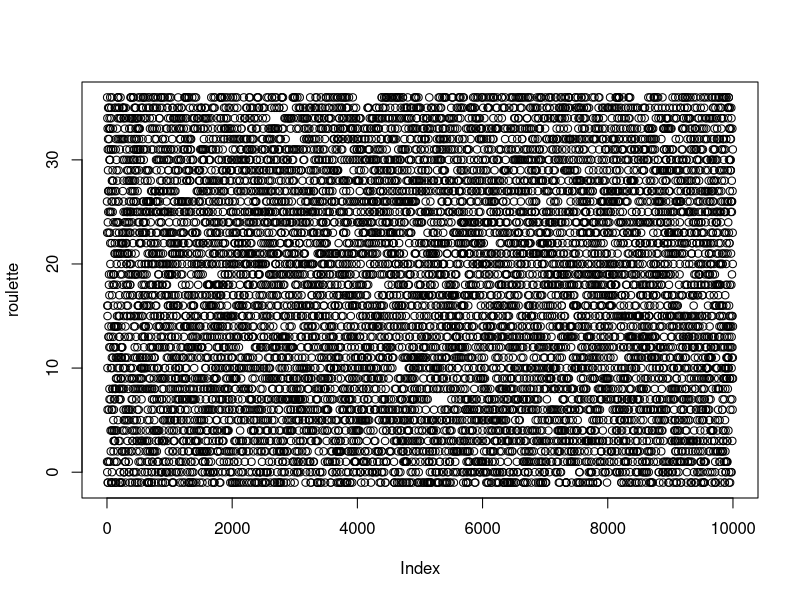
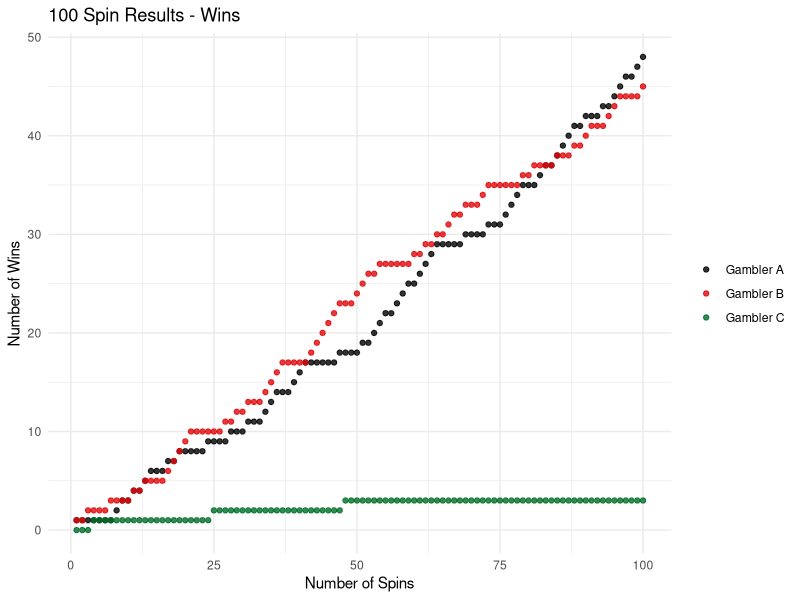
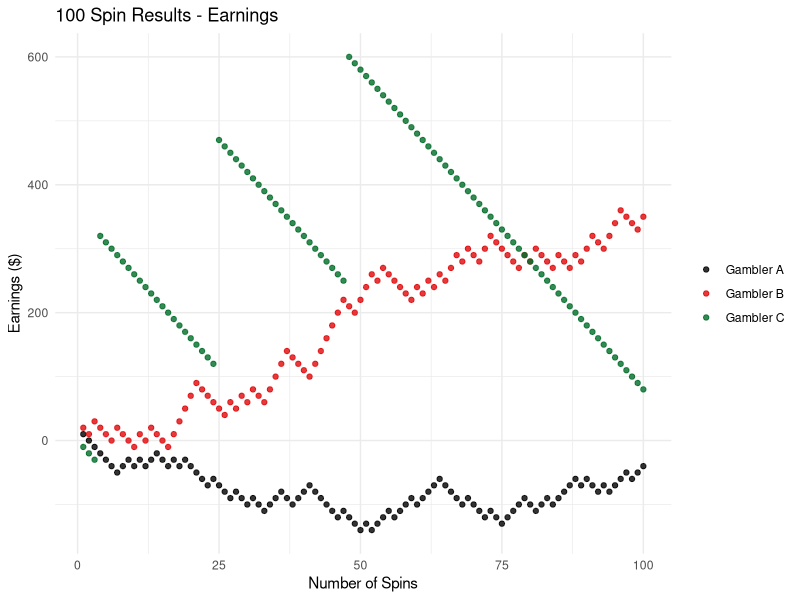
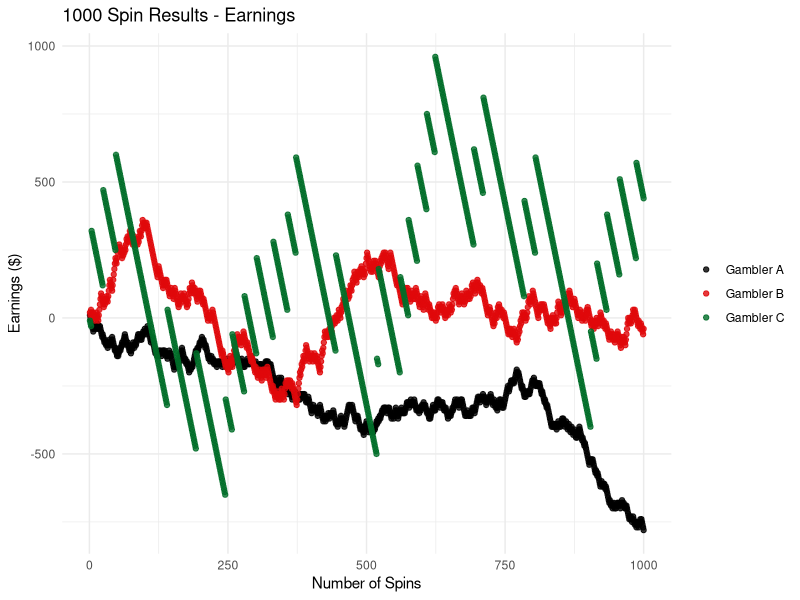
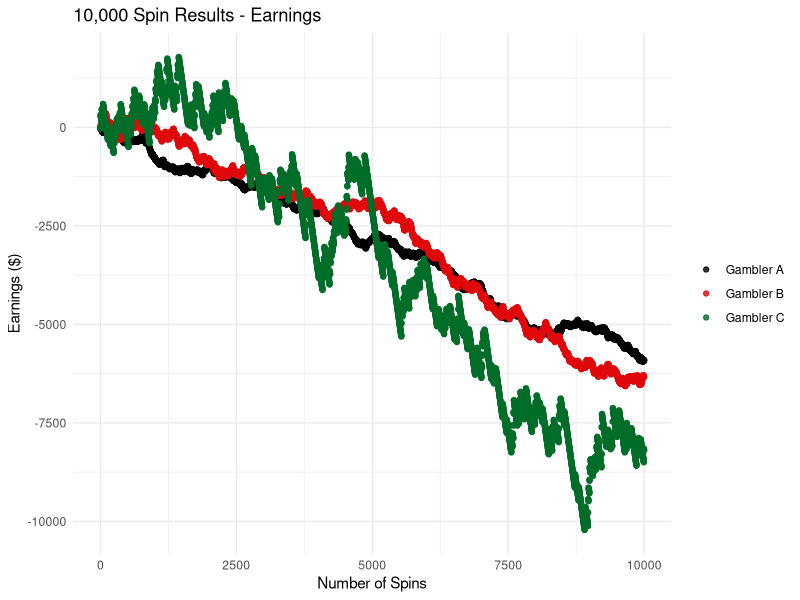
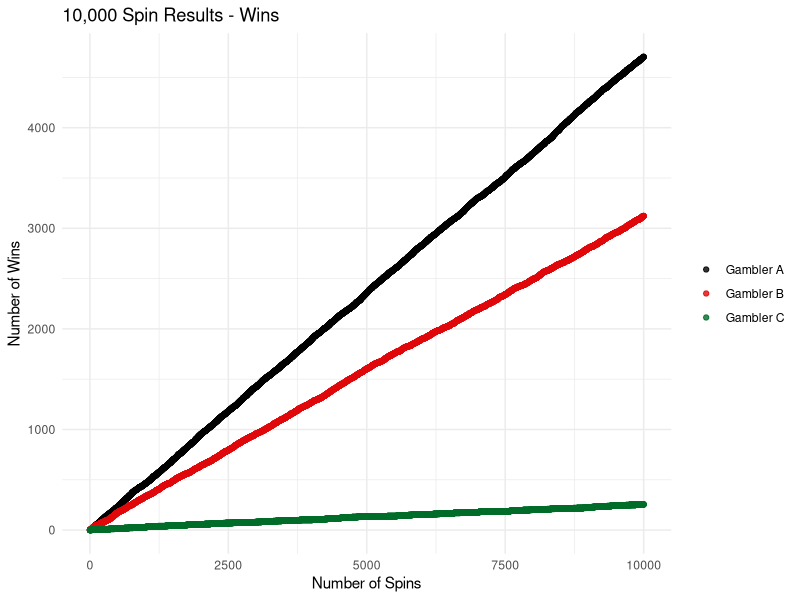
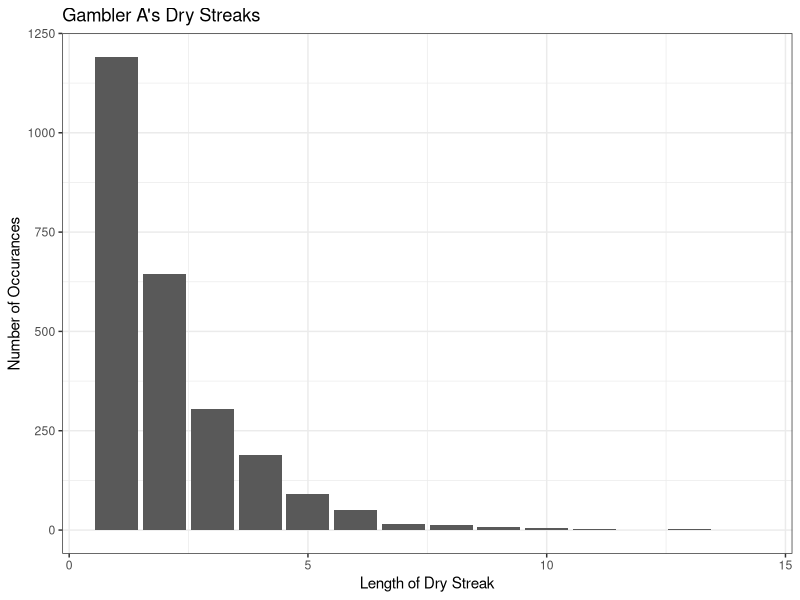
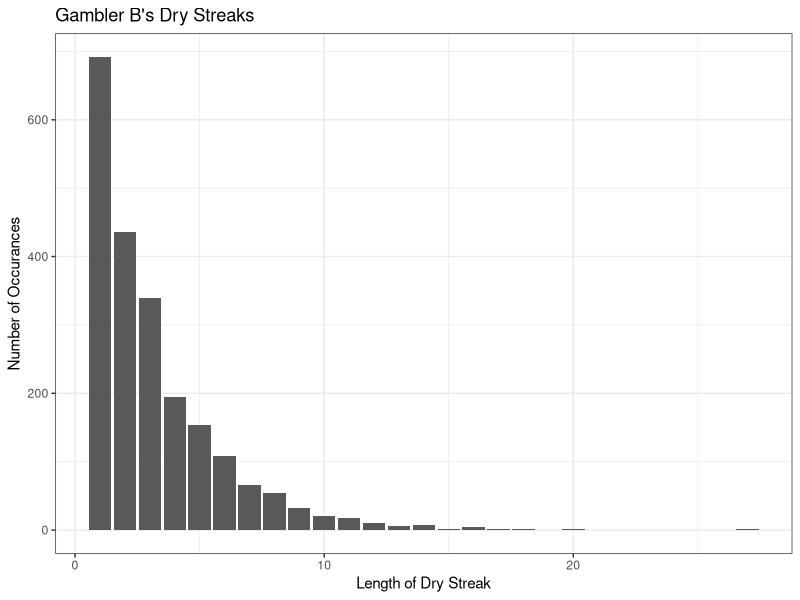

Write the R code that produced these figures, in order.
## ---- chunk 1
library('tidyverse')
## ---- chunk 2
# loading roulette.csv
roulette <- read_csv("roulette.csv")
roulette <- as.integer(roulette$value)
## ---- chunk 3
# The Gamblers Bets
black <- c(2, 4, 7, 8, 10, 11, 13, 15, 17, 20, 22, 24, 26, 28, 29, 31, 33, 35)
third_dozen <- c(25, 26, 27, 28, 29, 30, 31, 32, 33, 34, 35, 36)
lucky_23 <- 23
## ---- chunk 4
# Initialize gambler A
ga_earn <- vector("double", length(roulette))
ga_total_earn <- 0 
ga_wins <- vector("double", length(roulette))
ga_total_wins <- 0 

# Initialize gambler B
gb_earn <- vector("double", length(roulette))
gb_total_earn <- 0 
gb_wins <- vector("double", length(roulette))
gb_total_wins <- 0 

# Initialize gambler C
gc_earn <- vector("double", length(roulette))
gc_total_earn <- 0 
gc_wins <- vector("double", length(roulette))
gc_total_wins <- 0 
## ---- chunk 5

for (i in seq_along(roulette)) {
# All gamblers bet $10
  ga_total_earn = ga_total_earn - 10
  gb_total_earn = gb_total_earn - 10
  gc_total_earn = gc_total_earn - 10
# If gambler A wins, +$20 and +1 win
  if (roulette[[i]] %in% black) {
    ga_total_earn = ga_total_earn + 20 
    ga_total_wins = ga_total_wins + 1 
  }
# If gambler B wins, +$30 and +1 win
  if (roulette[[i]] %in% third_dozen) {
    gb_total_earn = gb_total_earn + 30 
    gb_total_wins = gb_total_wins + 1
  }
# If gambler C wins, +$360 and +1 win
  if (roulette[[i]] == lucky_23) {
    gc_total_earn = gc_total_earn + 360
    gc_total_wins = gc_total_wins + 1
  }
# End of round - save totals 
  ga_earn[[i]] <- ga_total_earn
  ga_wins[[i]] <- ga_total_wins
  gb_earn[[i]] <- gb_total_earn
  gb_wins[[i]] <- gb_total_wins
  gc_earn[[i]] <- gc_total_earn
  gc_wins[[i]] <- gc_total_wins
}
## ---- chunk 6
plot(roulette)
## ---- chunk 7
# Define each gambler as a variable 
ga <- "Gambler A"
gb <- "Gambler B"
gc <- "Gambler C"

# Break up the simulation into the defined magnitude intervals
results <- tibble(spin_num = 1:10000, ga, ga_earn, ga_wins, gb, gb_earn, gb_wins, gc, gc_earn, gc_wins)
results_100 <- head(results, n=100)
results_1000 <- head(results, n=1000)
## ---- chunk 8
ggplot(results_100) + 
  geom_point(aes(x = spin_num, y = ga_wins, color = ga), alpha = 0.8) + 
  geom_point(aes(x = spin_num, y = gb_wins, color = gb), alpha = 0.8) + 
  geom_point(aes(x = spin_num, y  = gc_wins, color = gc), alpha = 0.8) + 
  theme_minimal() +
  theme(legend.title=element_blank()) + 
  scale_colour_manual(values = c("black", "#E0080B", "#016D29")) + 
    labs(title = "100 Spin Results - Wins", 
       y = "Number of Wins",
       x = "Number of Spins"
       )
## ---- chunk 9
ga_wins[100]
gb_wins[100]
gc_wins[100]
## ---- chunk 10
ggplot(results_100) + 
  geom_point(aes(x = spin_num, y = ga_earn, color = ga), alpha = 0.8) + 
  geom_point(aes(x = spin_num, y = gb_earn, color = gb), alpha = 0.8) + 
  geom_point(aes(x = spin_num, y = gc_earn, color = gc), alpha = 0.8) + 
  theme_minimal() +
  theme(legend.title=element_blank()) + 
  scale_colour_manual(values = c("black", "#E0080B", "#016D29")) + 
    labs(title = "100 Spin Results - Earnings", 
       y = "Earnings ($)",
       x = "Number of Spins"
       )
## ---- chunk 11
ggplot(results_1000) + 
  geom_point(aes(x = spin_num, y = ga_earn, color = ga), alpha = 0.8) + 
  geom_point(aes(x = spin_num, y = gb_earn, color = gb), alpha = 0.8) + 
  geom_point(aes(x = spin_num, y  = gc_earn, color = gc), alpha = 0.8) + 
  theme_minimal() +
  theme(legend.title=element_blank()) + 
  scale_colour_manual(values = c("black", "#E0080B", "#016D29")) + 
    labs(title = "1000 Spin Results - Earnings", 
       y = "Earnings ($)",
       x = "Number of Spins"
       )
## ---- chunk 12
ggplot(results) + 
  geom_point(aes(x = spin_num, y = ga_earn, color = ga), alpha = 0.8) + 
  geom_point(aes(x = spin_num, y = gb_earn, color = gb), alpha = 0.8) + 
  geom_point(aes(x = spin_num, y  = gc_earn, color = gc), alpha = 0.8) + 
  theme_minimal() +
  theme(legend.title=element_blank()) + 
  scale_colour_manual(values = c("black", "#E0080B", "#016D29")) + 
    labs(title = "10,000 Spin Results - Earnings", 
       y = "Earnings ($)",
       x = "Number of Spins"
       )
## ---- chunk 13
ggplot(results) + 
  geom_point(aes(x = spin_num, y = ga_wins, color = ga), alpha = 0.8) + 
  geom_point(aes(x = spin_num, y = gb_wins, color = gb), alpha = 0.8) + 
  geom_point(aes(x = spin_num, y  = gc_wins, color = gc), alpha = 0.8) + 
  theme_minimal() +
  theme(legend.title=element_blank()) + 
  scale_colour_manual(values = c("black", "#E0080B", "#016D29")) + 
    labs(title = "10,000 Spin Results - Wins", 
       y = "Number of Wins",
       x = "Number of Spins"
       )

## ---- chunk 14
ga_total_wins / 10000 * 100
## ---- chunk 15
gb_total_wins / 10000 * 100
## ---- chunk 16
gc_total_wins / 10000 * 100
## ---- chunk 17
ga_total_earn / 10000
gb_total_earn / 10000
gc_total_earn / 10000
## ---- chunk 18
max(ga_earn)
min(ga_earn)
## ---- chunk 19
max(gb_earn)
min(gb_earn)
## ---- chunk 20
max(gc_earn)
min(gc_earn)
## ---- chunk 21
# create a lead dataframe based on the wins dataframe,game number 1 cannot be a dry streak game
ga_wins_lead <- lead(ga_wins)
gb_wins_lead <- lead(gb_wins)
gc_wins_lead <- lead(gc_wins) 

# fill in the 10,000 entry with a 0 to make up for the lead 
ga_wins_binary <- ga_wins_lead - ga_wins
ga_wins_binary[10000] = 0
gb_wins_binary <- gb_wins_lead - gb_wins
gb_wins_binary[10000] = 0 
gc_wins_binary <- gc_wins_lead - gc_wins
gc_wins_binary[10000] = 0

# create an empty dry_count dataframe the same size as the wins binary dataframe
dry_count_a <- 0 
dry_count_save_a  <- vector("double", length(ga_wins_binary))
dry_count_b <- 0
dry_count_save_b  <- vector("double", length(gb_wins_binary))
dry_count_c <- 0
dry_count_save_c  <- vector("double", length(gc_wins_binary))

# fill in the wins binary dataframe with 0 or 1 depending on wins
for (i in seq_along(ga_wins_binary)) {
  if (ga_wins_binary[[i]] == FALSE) {
    dry_count_a = dry_count_a + 1
  }
  if (ga_wins_binary[[i]] == TRUE) {
    dry_count_save_a[[i]] = dry_count_a
    dry_count_a = 0
  }
}

# display results for gambler A
dry_tibble_a <- tibble("dry_streak" = dry_count_save_a)

dry_tibble_a <- dry_tibble_a %>%
  filter(dry_streak != 0)

ggplot(dry_tibble_a) + 
  geom_bar(aes(dry_streak)) + 
  theme_bw() + 
  labs(title = "Gambler A's Dry Streaks", 
    y = "Number of Occurances",
    x = "Length of Dry Streak"
    )
## ---- chunk 22
for (i in seq_along(gb_wins_binary)) {
  if (gb_wins_binary[[i]] == FALSE) {
    dry_count_b = dry_count_b + 1
  }
  if (gb_wins_binary[[i]] == TRUE) {
    dry_count_save_b[[i]] = dry_count_b
    dry_count_b = 0
  } 
}

dry_tibble_b <- tibble("dry_streak" = dry_count_save_b)
dry_tibble_b <- dry_tibble_b %>%
  filter(dry_streak != 0)

ggplot(dry_tibble_b) + 
  geom_bar(aes(dry_streak)) + 
  theme_bw() + 
  labs(title = "Gambler B's Dry Streaks", 
    y = "Number of Occurances",
    x = "Length of Dry Streak"
    )
## ---- chunk 23
for (i in seq_along(gc_wins_binary)) {
  if (gc_wins_binary[[i]] == FALSE) {
    dry_count_c = dry_count_c + 1
  }
  if (gc_wins_binary[[i]] == TRUE) {
    dry_count_save_c[[i]] = dry_count_c
    dry_count_c = 0
  } 
}


dry_tibble_c <- tibble("dry_streak" = dry_count_save_c)
dry_tibble_c <- dry_tibble_c %>%
  filter(dry_streak != 0)

ggplot(dry_tibble_c) + 
  geom_bar(aes(dry_streak)) + 
  theme_bw() + 
  labs(title = "Gambler C's Dry Streaks", 
    y = "Number of Occurances",
    x = "Length of Dry Streak"
    )
